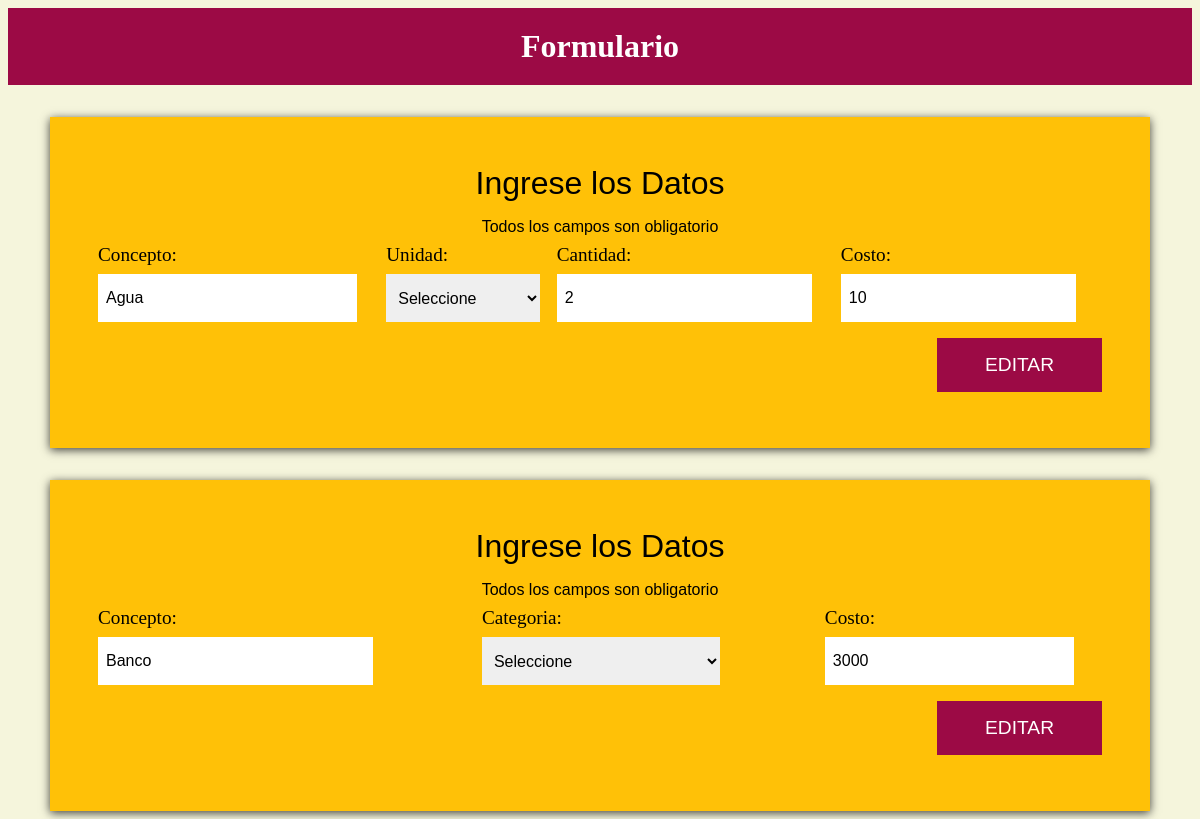
The app's page /update.php?id=2 with its own data.
### tables this page shows
CREATE TABLE `costos` (
  `id` int(11) NOT NULL,
  `concepto` varchar(45) NOT NULL,
  `opciones` varchar(45) NOT NULL,
  `cantidad` float NOT NULL,
  `costo` float NOT NULL,
  `fecha` timestamp NOT NULL DEFAULT current_timestamp() ON UPDATE current_timestamp(),
  `total` float NOT NULL
);

CREATE TABLE `activo` (
  `id` int(11) NOT NULL,
  `concepto` varchar(45) NOT NULL,
  `categoria` varchar(45) NOT NULL,
  `costo` float NOT NULL,
  `fecha` timestamp NOT NULL DEFAULT current_timestamp() ON UPDATE current_timestamp(),
  `total` float NOT NULL
);

### update.php (the view, shortened to what this page needs)
<?php
    include_once 'conexion.php';
    if(isset($_GET['id'])){
        $id=(int) $_GET['id'];
        $buscar_id=$conn->prepare('SELECT * FROM costos WHERE id=:id LIMIT 1');
        $buscar_id->execute(array(
            ':id'=>$id
        ));
        $resultado = $buscar_id->fetch();
    }else{
        header('Location: index.php');
    }
    if(isset($_GET['id'])){
        $id=(int) $_GET['id'];
        $buscar_id=$conn->prepare('SELECT * FROM activo WHERE id=:id LIMIT 1');
        $buscar_id->execute(array(
            ':id'=>$id
        ));
        $resultadoA = $buscar_id->fetch();
    }else{
        header('Location: index.php');
    }
?>
<!DOCTYPE html>
<html lang="en">
<head>
    <link rel="stylesheet" href="css/estilos.css">
</head>
<body>
<div class="contenedor-barra">
        <h1>Formulario</h1>
    </div>
    <div class="bg-amarillo contenedor sombra">
        <form id="materia" action="" method="post">
            <Legend>Ingrese los Datos <span>Todos los campos son obligatorio</span> </Legend>
            <div class="campos">
                    <div class="campo">
                        <label for="concepto">Concepto:</label>
                        <input type="text" value="<?php if($resultado) echo $resultado['concepto']; ?>"
                            name="concepto"  required="required"
                        >
                    </div>
                    <div class="campo">
                        <label for="opciones">Unidad:</label>
                        <select name="opciones" required="required" value="<?php if($resultado) echo $resultado['opciones']; ?>">
                            <option value="" disbled selected>Seleccione</option>
                        </select>
                    </div>
                    <div class="campo">
                        <label for="cantidad">Cantidad:</label>
                        <input type="number"  value="<?php if($resultado) echo $resultado['cantidad']; ?>" name="cantidad"  required="required">
                    </div>
                    <div class="campo">
                        <label for="costo">Costo:</label>
                        <input type="number" value="<?php if($resultado) echo $resultado['costo']; ?>" name="costo"  required="required">
                    </div>
    </div>
        <div class="campo enviar">
                 <input type="submit" name="btn_update" value="Editar">
        </div>
        </form>
    </div>
    <div class="bg-amarillo contenedor sombra">
        <form id="materia" action="" method="post">
            <Legend>Ingrese los Datos <span>Todos los campos son obligatorio</span> </Legend>
            <div class="campos">
                    <div class="campo">
                        <label for="concepto">Concepto:</label>
                        <input type="text" value="<?php if($resultadoA) echo $resultadoA['concepto']; ?>"
                            name="concepto"  required="required"
                        >
                    </div>
                    <div class="campo">
                        <label for="opciones">Categoria:</label>
                        <select name="categoria" required="required" value="<?php if($categoria) echo $resultadoA['categoria']; ?>">
                            <option value="" disbled selected>Seleccione</option>
                        </select>
                    </div>
                    <div class="campo">
                        <label for="costo">Costo:</label>
                        <input type="number" value="<?php if($resultadoA) echo $resultadoA['costo']; ?>" name="costo"  required="required">
                    </div>
    </div>
        <div class="campo enviar">
                 <input type="submit" name="btn_updateA" value="Editar">
        </div>
        </form>
    </div>
</body>
</html>

### css/estilos.css (style rules this page uses)
html { box-sizing: border-box; }
*, *:before, *:after { box-sizing: inherit; }
body { background-color: beige; }
.contenedor { max-width: 1100px; margin: 0 auto; }
.bg-amarillo { background-color: #ffc107; }
.sombra { -webkit-box-shadow: 0px 2px 9px 0px rgba(0,0,0,0.75); -moz-box-shadow: 0px 2px 9px 0px rgba(0,0,0,0.75); box-shadow: 0px 2px 9px 0px rgba(0,0,0,0.75); }
h1, h2 { text-align: center; margin: 0; }
.contenedor-barra { background-color: rgb(156, 10, 69); }
h1 { padding: 20px; color: white; }
form { padding: 3rem; margin-top: 2rem; }
legend { font-family: Arial, Helvetica, sans-serif; font-size: 2rem; text-align: center; }
legend span { font-size: 1rem; margin-top: 1rem; clear: both; display: block; }
.campos { display: flex; justify-content: space-between; }
.campo { flex: 0 0 calc(33.3% -1rem); padding: .5rem 0; }
.campo label { font-size: 1.2rem; }
.campo input[type="text"], .campo input[type="number"], .campo select { width: 90%; border: none; padding: .5rem; height: 3rem; margin-top: .5rem; font-size: 1rem; }
.enviar { display: flex; justify-content: flex-end; }
.campo input[type="submit"] { background-color: rgb(156, 10, 69); border: none; color: white; padding: 1rem 3rem; text-transform: uppercase; font-size: 1.2rem; }

### records on screen
costos: concepto "Agua", cantidad "2", costo "10"
activo: concepto "Banco", costo "3000"
